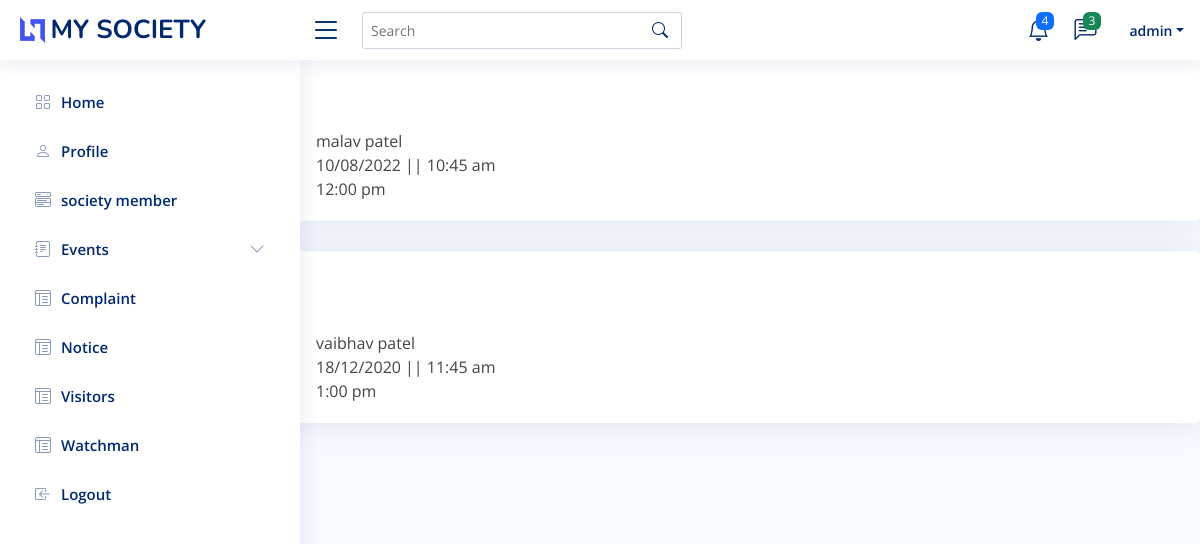
The app's page /visitors/ (signed in) with its own data.
### mysite/models.py (models this page shows, shortened)
class Socity_Members(models.Model):
    name=models.CharField(max_length=25)
    password=models.CharField(max_length=25, default=000)
    age=models.IntegerField()
    house_no=models.CharField(max_length=25)
    pic=models.FileField(upload_to='media', default='k.jpg')

class Visitors(models.Model):
    visitor_name=models.CharField(max_length=25)
    visit_date_and_time=models.CharField(max_length=25)
    exit_time=models.CharField(max_length=25)

### mysite/views.py (the view)
# urls.py: path('visitors/',views.visitors, name='visitors'),
def  visitors(request):
    visotors = Visitors.objects.all()
    user_object = Socity_Members.objects.get(name = request.session['name'])
    return render(request, 'visitors.html',{'visitors':visotors,'user':user_object})

### mysite/templates/visitors.html (shortened to what this page needs)
{% extends 'header.html' %}
{% block content %}
{% load static %}
<!DOCTYPE html>
<html>
<head>
<a class="nav-link collapsed" href="{% url 'index' %}">
    <span> Back </span>
</a>
<body>
    <br>
    {% for use in visitors %}
    <div class="card">
        <div class="card-body pt-3">
            <h5 class="card-title">Visitors Details</h5>
            <div class="row">
                <div class="col-lg-3 col-md-4 label ">Visitor Name</div>
                <div class="col-lg-9 col-md-8">{{use.visitor_name}}</div>
            </div>
            <div class="row">
                <div class="col-lg-3 col-md-4 label">Visit Date And Time</div>
                <div class="col-lg-9 col-md-8">{{use.visit_date_and_time}}</div>
            </div>
            <div class="row">
                <div class="col-lg-3 col-md-4 label">Exit Time</div>
                <div class="col-lg-9 col-md-8">{{use.exit_time}}</div>
            </div>
         </div>
    </div>
{%endfor%}
</body>
</html>
{%endblock%}

### mysite/templates/header.html (shortened to what this page needs)
{% load static %}
<!DOCTYPE html>
<html lang="en">
<head>
  <link href="{% static 'assets/vendor/bootstrap/css/bootstrap.min.css' %}" rel="stylesheet">
  <link href="{% static 'assets/vendor/bootstrap-icons/bootstrap-icons.css' %}" rel="stylesheet">
  <link href="{% static 'assets/vendor/boxicons/css/boxicons.min.css' %}" rel="stylesheet">
  <link href="{% static 'assets/vendor/quill/quill.snow.css' %}" rel="stylesheet">
  <link href="{% static 'assets/vendor/quill/quill.bubble.css' %}" rel="stylesheet">
  <link href="{% static 'assets/vendor/remixicon/remixicon.css' %}" rel="stylesheet">
  <link href="{% static 'assets/vendor/simple-datatables/style.css' %}" rel="stylesheet">
  <link href="{% static 'assets/css/style.css' %}" rel="stylesheet">
</head>
<body>
  <header id="header" class="header fixed-top d-flex align-items-center">
    <div class="d-flex align-items-center justify-content-between">
      <a href="index.html" class="logo d-flex align-items-center">
        <img src="{% static 'assets/img/logo.png' %}" alt="">
        <span class="d-none d-lg-block">MY SOCIETY</span>
      </a>
      <i class="bi bi-list toggle-sidebar-btn"></i>
    </div>
    <div class="search-bar">
      <form class="search-form d-flex align-items-center" method="POST" action="#">
        <input type="text" name="query" placeholder="Search" title="Enter search keyword">
        <button type="submit" title="Search"><i class="bi bi-search"></i></button>
      </form>
    </div>
    <nav class="header-nav ms-auto">
      <ul class="d-flex align-items-center">
        <li class="nav-item dropdown">
          <a class="nav-link nav-icon" href="#" data-bs-toggle="dropdown">
            <i class="bi bi-bell"></i>
            <span class="badge bg-primary badge-number">4</span>
          </a>
        </li>
        <li class="nav-item dropdown">
          <a class="nav-link nav-icon" href="#" data-bs-toggle="dropdown">
            <i class="bi bi-chat-left-text"></i>
            <span class="badge bg-success badge-number">3</span>
          </a>
        </li>
        <li class="nav-item dropdown pe-3">
          <a class="nav-link nav-profile d-flex align-items-center pe-0" href="#" data-bs-toggle="dropdown">
            <span class="d-none d-md-block dropdown-toggle ps-2">{{user.name}}</span>
          </a>
        </li>
      </ul>
    </nav>
  </header>
  <aside id="sidebar" class="sidebar">
    <ul class="sidebar-nav" id="sidebar-nav">
      <li class="nav-item">
        <a class="nav-link collapsed" href="{% url 'index' %}">
          <i class="bi bi-grid"></i>
          <span> Home </span>
        </a>
      </li>
    <li class="nav-item">
      <a class="nav-link collapsed" href="{% url 'profile' %}">
        <i class="bi bi-person"></i>
        <span> Profile </span>
      </a>
    </li>
      <li class="nav-item">
        <a class="nav-link collapsed" href="{% url 'societymember' %}">
          <i class="bi bi-menu-button-wide"></i>
          <span>society member</span>
        </a>
      </li>
        <li class="nav-item">
         <a class="nav-link collapsed" data-bs-target="#forms-nav" data-bs-toggle="collapse" href="{% url 'events' %}">
           <i class="bi bi-journal-text"></i><span>Events</span><i class="bi bi-chevron-down ms-auto"></i>
          </a>
      <li class="nav-item">
        <a class="nav-link collapsed" href="{% url 'complaint' %}">
          <i class="bi bi-layout-text-window-reverse"></i>
          <span>Complaint</span>
        </a>
      </li>
      <li class="nav-item">
        <a class="nav-link collapsed" href="{% url 'notice' %}">
          <i class="bi bi-layout-text-window-reverse"></i>
          <span>Notice</span>
        </a>
      </li>
      <li class="nav-item">
        <a class="nav-link collapsed" href="{% url 'visitors' %}">
          <i class="bi bi-layout-text-window-reverse"></i>
          <span>Visitors</span>
        </a>
      </li>
      <li class="nav-item">
        <a class="nav-link collapsed" href="{% url 'watchman' %}">
          <i class="bi bi-layout-text-window-reverse"></i>
          <span>Watchman</span>
        </a>
      </li>
      <li class="nav-item">
        <a class="nav-link collapsed" href="{% url 'login' %}">
          <i class="bi bi-box-arrow-in-left"></i>
          <span> Logout </span>
        </a>
      </li>
    </ul>
  </aside>
{% block content %}
{% endblock %}
</body>
</html>

### mysite/static/assets/css/style.css (style rules this page uses)
:root { scroll-behavior: smooth; }
body { font-family: "Open Sans", sans-serif; background: #f6f9ff; color: #444444; }
a { color: #4154f1; text-decoration: none; }
h1, h2, h3, h4, h5, h6 { font-family: "Nunito", sans-serif; }
.card { margin-bottom: 30px; border: none; border-radius: 5px; box-shadow: 0px 0 30px rgba(1, 41, 112, 0.1); }
.card-title { padding: 20px 0 15px 0; font-size: 18px; font-weight: 500; color: #012970; font-family: "Poppins", sans-serif; }
.card-body { padding: 0 20px 20px 20px; }
.logo { line-height: 1; }
@media (min-width: 1200px) { .logo { width: 280px; } }
.logo img { max-height: 26px; margin-right: 6px; }
.logo span { font-size: 26px; font-weight: 700; color: #012970; font-family: "Nunito", sans-serif; }
.header { transition: all 0.5s; z-index: 997; height: 60px; box-shadow: 0px 2px 20px rgba(1, 41, 112, 0.1); background-color: #fff; padding-left: 20px; }
.header .toggle-sidebar-btn { font-size: 32px; padding-left: 10px; cursor: pointer; color: #012970; }
.header .search-bar { min-width: 360px; padding: 0 20px; }
.header .search-form { width: 100%; }
.header .search-form input { border: 0; font-size: 14px; color: #012970; border: 1px solid rgba(1, 41, 112, 0.2); padding: 7px 38px 7px 8px; border-radius: 3px; transition: 0.3s; width: 100%; }
.header .search-form button { border: 0; padding: 0; margin-left: -30px; background: none; }
.header .search-form button i { color: #012970; }
.header-nav ul { list-style: none; }
.header-nav>ul { margin: 0; padding: 0; }
.header-nav .nav-icon { font-size: 22px; color: #012970; margin-right: 25px; position: relative; }
.header-nav .nav-profile { color: #012970; }
.header-nav .nav-profile span { font-size: 14px; font-weight: 600; }
.header-nav .badge-number { position: absolute; inset: -2px -5px auto auto; font-weight: normal; font-size: 12px; padding: 3px 6px; }
.sidebar { position: fixed; top: 60px; left: 0; bottom: 0; width: 300px; z-index: 996; transition: all 0.3s; padding: 20px; overflow-y: auto; scrollbar-width: thin; scrollbar-color: #aab7cf transparent; box-shadow: 0px 0px 20px rgba(1, 41, 112, 0.1); background-color: #fff; }
.sidebar-nav { padding: 0; margin: 0; list-style: none; }
.sidebar-nav li { padding: 0; margin: 0; list-style: none; }
.sidebar-nav .nav-item { margin-bottom: 5px; }
.sidebar-nav .nav-link { display: flex; align-items: center; font-size: 15px; font-weight: 600; color: #4154f1; transition: 0.3; background: #f6f9ff; padding: 10px 15px; border-radius: 4px; }
.sidebar-nav .nav-link i { font-size: 16px; margin-right: 10px; color: #4154f1; }
.sidebar-nav .nav-link.collapsed { color: #012970; background: #fff; }
.sidebar-nav .nav-link.collapsed i { color: #899bbd; }
.sidebar-nav .nav-link .bi-chevron-down { margin-right: 0; transition: transform 0.2s ease-in-out; }

### records on screen
Socity_Members: name "admin"
Visitors: visitor_name "malav patel", visit_date_and_time "10/08/2022 || 10:45 am", exit_time "12:00 pm"
Visitors: visitor_name "vaibhav patel", visit_date_and_time "18/12/2020 || 11:45 am", exit_time "1:00 pm"
